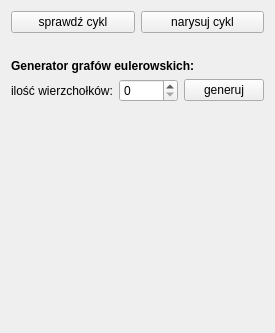
<?xml version="1.0" encoding="UTF-8"?>
<ui version="4.0">
 <class>EulerianCircuitWidget</class>
 <widget class="QWidget" name="EulerianCircuitWidget">
  <property name="geometry">
   <rect>
    <x>0</x>
    <y>0</y>
    <width>275</width>
    <height>333</height>
   </rect>
  </property>
  <property name="windowTitle">
   <string>Form</string>
  </property>
  <layout class="QVBoxLayout" name="verticalLayout">
   <item>
    <layout class="QHBoxLayout" name="horizontalLayout">
     <item>
      <widget class="QPushButton" name="checkIfEulerian">
       <property name="text">
        <string>sprawdź cykl</string>
       </property>
      </widget>
     </item>
     <item>
      <widget class="QPushButton" name="checkAndDraw">
       <property name="text">
        <string>narysuj cykl</string>
       </property>
      </widget>
     </item>
    </layout>
   </item>
   <item>
    <widget class="QLabel" name="feedbackLabel">
     <property name="text">
      <string/>
     </property>
     <property name="wordWrap">
      <bool>true</bool>
     </property>
    </widget>
   </item>
   <item>
    <widget class="QLabel" name="label">
     <property name="font">
      <font>
       <weight>75</weight>
       <bold>true</bold>
      </font>
     </property>
     <property name="text">
      <string>Generator grafów eulerowskich:</string>
     </property>
    </widget>
   </item>
   <item>
    <layout class="QHBoxLayout" name="horizontalLayout_2">
     <item>
      <widget class="QLabel" name="label_2">
       <property name="text">
        <string>ilość wierzchołków:</string>
       </property>
      </widget>
     </item>
     <item>
      <widget class="QSpinBox" name="generatorVertexNumber"/>
     </item>
     <item>
      <widget class="QPushButton" name="generatorApply">
       <property name="text">
        <string>generuj</string>
       </property>
      </widget>
     </item>
    </layout>
   </item>
   <item>
    <spacer name="verticalSpacer">
     <property name="orientation">
      <enum>Qt::Vertical</enum>
     </property>
     <property name="sizeHint" stdset="0">
      <size>
       <width>20</width>
       <height>40</height>
      </size>
     </property>
    </spacer>
   </item>
  </layout>
 </widget>
 <resources/>
 <connections/>
</ui>
